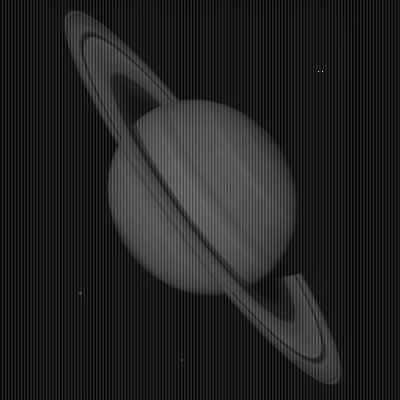
%> input picture ece481/hw2/images/saturn_bad.tif, 400 x 400 px
$ octave guassian_filter.m   (GNU Octave 9; MATLAB toolbox functions it lacks are replaced by stand-ins)
%> lines starting %> are read from the running program, lines starting %| are printed output that depends on the picture
%%%%%%%%%%%%%%%%%%%%%%%%%%%%%%%%%%%%%%%%%%%%%%%%%%%%%%%%%%%%%%%%%%%%%%%%%%%%%%%
%
%          File: guassian_filter.m
%        Author: Jay Mundrawala(jay@ir.iit.edu)
%       Created: Sat Feb 13 2010
%
%   Description: This script reads an image and applys a guassian filter with
%                various sigma values. A file with the results is saved in
%                the data folder.
%
%%%%%%%%%%%%%%%%%%%%%%%%%%%%%%%%%%%%%%%%%%%%%%%%%%%%%%%%%%%%%%%%%%%%%%%%%%%%%%%

q     = input('file: ', 's');
%> the answer given: ../images/saturn_bad.tif
f     = uint8(imread(q));
%> f is the input picture: size 400x400 uint8; min 0, max 230, mean 34.5
[r,c] = size(f);
%> r = 400; c = 400
r = (r-1)/2;
%> r = 199.5
c = (c-1)/2;
%> c = 199.5
[u v] = meshgrid(-c:c, -r:r);

figure;
i = 1;
F = fft2(f);
imagesc(fftshift(log(abs(F).^2)));
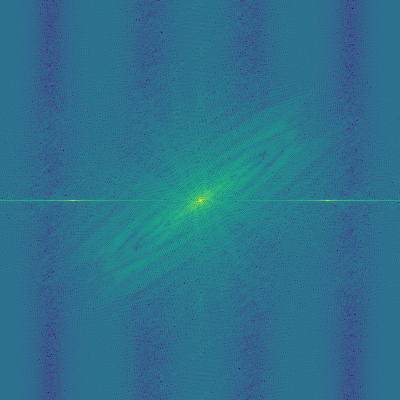
%> displayed picture: size 400x400x3, on the screen's scale of 0 to 255; mean R, G, B 44.8, 113.8, 141.4
print('data/fft.eps', '-deps');

figure;
subplot(3,3,i); imshow(f); axis image; title('Original');
for sig = [350 115 75 60 50 40 20 10]
    H = fftshift(exp(-(u.^2 + v.^2)/(2*sig^2)));
    g = real(ifft2(F .* H));
    i = i + 1;
    subplot(3,3,i); imagesc(g); axis image; title(['\sigma=', num2str(sig)]);
end
%> after the loop, i = 9
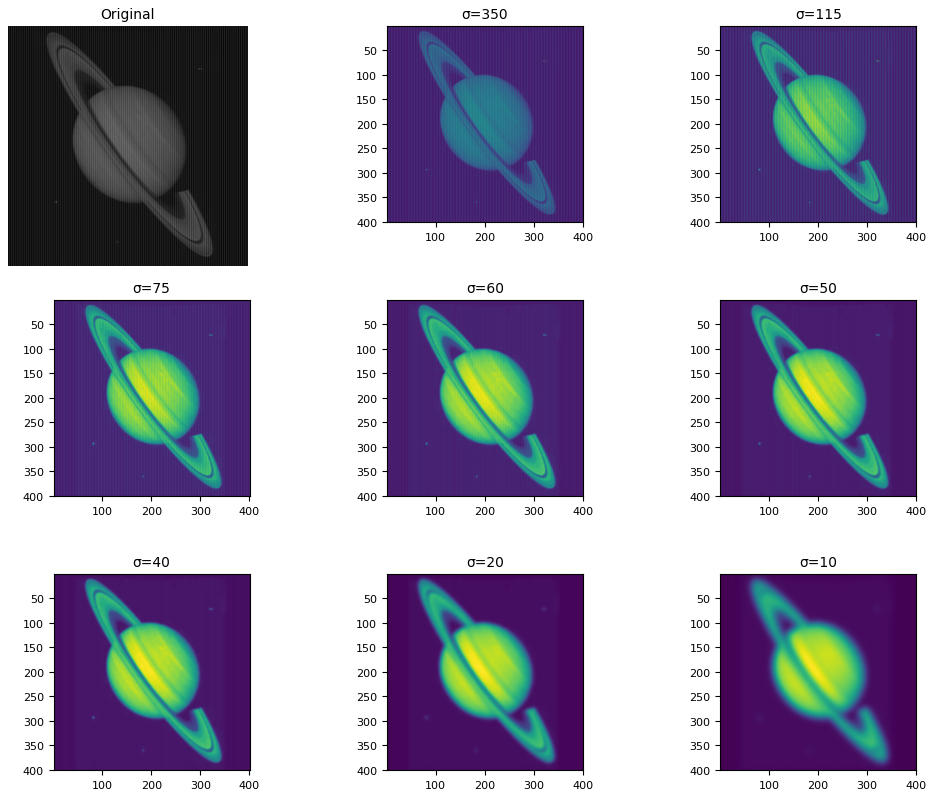
%> figure redrawn from the program's plot data, 9 panels
print('data/plot.eps', '-deps');
pause(1);
